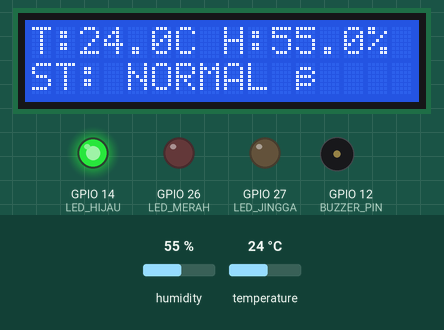
Simulated run of this sketch. Board: ESP32. Parts: 16×2 character LCD, output pins drawn as LEDs (lit = HIGH), buzzer (waves = sounding). Inputs (shaded band) come from the test bench; at power-on: temperature 24 °C, humidity 55 %. WiFi joins after 1.5 s; servers stay silent unless stated; what the sketch prints to the serial monitor is not drawn.

Above: at 4.5 s.
4.6 s: temperature set to 27.2 °C
At 8.8 s:
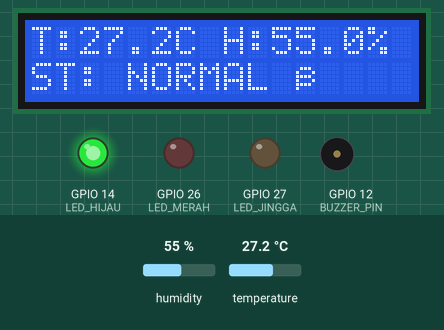
9.4 s: temperature set to 28.6 °C
At 12.9 s:
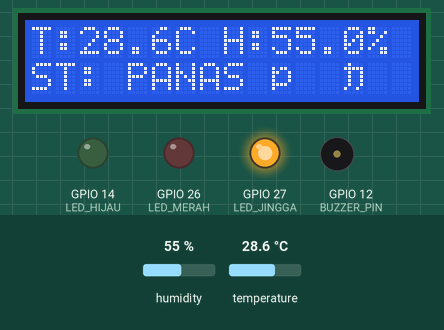
13.4 s: temperature set to 34.3 °C
At 17.1 s:
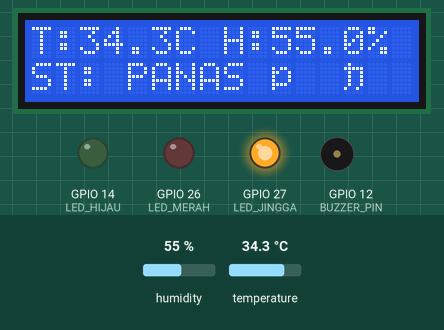
17.4 s: temperature set to 35.6 °C
At 20.3 s:
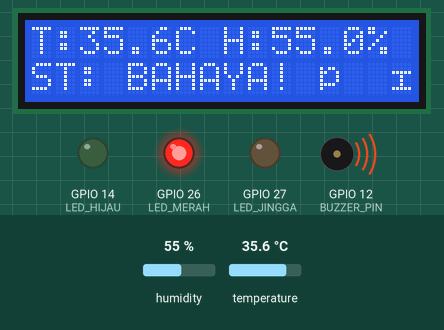
21.4 s: humidity set to 22 %
At 24.7 s:
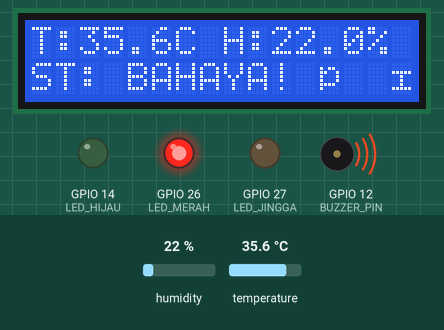
Timing chart, 0 to 26.2 s (numbered marks = the images above; inputs shaded):
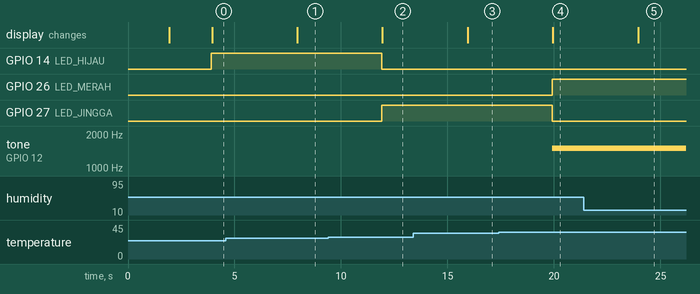

The sketch:

IoT_Temperature_Monitor.ino
```cpp
// ========== KONFIGURASI BLYNK ==========
#define BLYNK_TEMPLATE_ID "TMPL6v_0Uv5Tw"
#define BLYNK_TEMPLATE_NAME "Temperature Monitor"
#define BLYNK_AUTH_TOKEN "gehMFy7l9ZhjPXfeeVl5TnT2XFzteqy8"

// ========== KONFIGURASI WIFI ==========
char ssid[] = "Wokwi-GUEST";        // Ganti dengan SSID WiFi Anda
char pass[] = "";    // Ganti dengan Password WiFi Anda

// ========== LIBRARY ==========
#include <WiFi.h>
#include <BlynkSimpleEsp32.h>
#include <Wire.h>
#include <DHT.h>
#include <LiquidCrystal_I2C.h>

// ========== DEFINISI PIN ==========
#define DHTPIN 13
#define DHTTYPE DHT22
#define BUZZER_PIN 12
#define LED_MERAH 26
#define LED_JINGGA 27
#define LED_HIJAU 14

// ========== INISIALISASI ==========
DHT dht(DHTPIN, DHTTYPE);
LiquidCrystal_I2C lcd(0x27, 16, 2);
BlynkTimer timer;

// ========== SETUP ==========
void setup() {
  Serial.begin(115200);

  // === DEBUG: TAMPILAN AWAL ===
  Serial.println("==================================");
  Serial.println("📟 ESP32 STARTING...");
  Serial.println("==================================");

  // === INISIALISASI SENSOR ===
  Serial.print("🔧 Inisialisasi DHT22... ");
  dht.begin();
  Serial.println("✅ Selesai");

  // === INISIALISASI LCD ===
  Serial.print("🔧 Inisialisasi LCD... ");
  lcd.init();
  lcd.backlight();
  Serial.println("✅ Selesai");

  // === SETUP PIN ===
  Serial.print("🔧 Setup pin LED & Buzzer... ");
  pinMode(BUZZER_PIN, OUTPUT);
  pinMode(LED_MERAH, OUTPUT);
  pinMode(LED_JINGGA, OUTPUT);
  pinMode(LED_HIJAU, OUTPUT);
  Serial.println("✅ Selesai");

  // === TAMPILAN DI LCD ===
  lcd.setCursor(0, 0);
  lcd.print("  Connecting..  ");
  lcd.setCursor(0, 1);
  lcd.print("  to Blynk...   ");

  // === KONEKSI WIFI ===
  Serial.print("📶 Menghubungkan ke WiFi: ");
  Serial.println(ssid);

  WiFi.begin(ssid, pass);

  int percobaan = 0;
  while (WiFi.status() != WL_CONNECTED && percobaan < 30) {
    delay(500);
    Serial.print(".");
    percobaan++;
  }

  if (WiFi.status() == WL_CONNECTED) {
    Serial.println("");
    Serial.print("✅ WiFi Terhubung! IP: ");
    Serial.println(WiFi.localIP());
  } else {
    Serial.println("");
    Serial.println("❌ GAGAL KONEK WIFI! Cek SSID/Password!");
    lcd.clear();
    lcd.setCursor(0, 0);
    lcd.print("  WiFi ERROR!   ");
    lcd.setCursor(0, 1);
    lcd.print("  Cek SSID/PW   ");
  }

  // === KONEKSI BLYNK ===
  Serial.print("📡 Menghubungkan ke Blynk... ");
  Blynk.config(BLYNK_AUTH_TOKEN);
  Blynk.connect();

  // Tunggu koneksi Blynk (max 10 detik)
  int timeout = 0;
  while (!Blynk.connected() && timeout < 20) {
    delay(500);
    Serial.print(".");
    timeout++;
  }

  if (Blynk.connected()) {
    Serial.println("");
    Serial.println("✅ Blynk Terhubung!");
  } else {
    Serial.println("");
    Serial.println("❌ GAGAL KONEK BLYNK! Cek Auth Token/Template ID!");
    lcd.clear();
    lcd.setCursor(0, 0);
    lcd.print("  Blynk ERROR!  ");
    lcd.setCursor(0, 1);
    lcd.print("  Cek Token!    ");
  }

  // === TIMER ===
  timer.setInterval(2000L, kirimDataKeBlynk);

  // === SELESAI ===
  Serial.println("==================================");
  Serial.println("✅ SETUP SELESAI! MASUK KE LOOP...");
  Serial.println("==================================");

  lcd.clear();
  lcd.setCursor(0, 0);
  lcd.print("  Connected!    ");
  delay(1000);
}

// ========== FUNGSI KIRIM DATA KE BLYNK ==========
void kirimDataKeBlynk() {
  Serial.println("🔄 kirimDataKeBlynk() dipanggil...");

  float suhu = dht.readTemperature();
  float kelembaban = dht.readHumidity();

  Serial.print("   📊 Suhu: "); Serial.print(suhu);
  Serial.print(" | Kelembaban: "); Serial.println(kelembaban);

  if (isnan(suhu) || isnan(kelembaban)) {
    Serial.println("❌ Gagal baca DHT22!");
    lcd.clear();
    lcd.setCursor(0, 0);
    lcd.print("  ERROR SENSOR  ");
    lcd.setCursor(0, 1);
    lcd.print("  Cek Kabel!    ");

    digitalWrite(LED_HIJAU, LOW);
    digitalWrite(LED_JINGGA, LOW);
    digitalWrite(LED_MERAH, LOW);
    noTone(BUZZER_PIN);
    return;
  }

  // Kirim ke Blynk
  if (Blynk.connected()) {
    Blynk.virtualWrite(V0, suhu);
    Blynk.virtualWrite(V1, kelembaban);
  } else {
    Serial.println("⚠️ Blynk tidak terhubung, data tidak dikirim!");
  }

  // Tentukan status
  String status;
  if (suhu < 28) {
    status = "NORMAL ✅";
    digitalWrite(LED_HIJAU, HIGH);
    digitalWrite(LED_JINGGA, LOW);
    digitalWrite(LED_MERAH, LOW);
    noTone(BUZZER_PIN);
  }
  else if (suhu >= 28 && suhu <= 35) {
    status = "PANAS 🔶";
    digitalWrite(LED_HIJAU, LOW);
    digitalWrite(LED_JINGGA, HIGH);
    digitalWrite(LED_MERAH, LOW);
    noTone(BUZZER_PIN);
  }
  else {
    status = "BAHAYA! 🔴";
    digitalWrite(LED_HIJAU, LOW);
    digitalWrite(LED_JINGGA, LOW);
    digitalWrite(LED_MERAH, HIGH);
    tone(BUZZER_PIN, 1500);
    Serial.println("⚠️ PERINGATAN! Suhu melebihi 35°C!");
  }

  if (Blynk.connected()) {
    Blynk.virtualWrite(V2, status);
  }

  // LCD
  lcd.clear();
  lcd.setCursor(0, 0);
  lcd.print("T:"); lcd.print(suhu, 1); lcd.print("C ");
  lcd.print("H:"); lcd.print(kelembaban, 1); lcd.print("%");
  lcd.setCursor(0, 1);
  lcd.print("ST: "); lcd.print(status);

  // Serial Monitor
  Serial.print("🌡️ Suhu: "); Serial.print(suhu, 1);
  Serial.print("°C | 💧 Kelembaban: "); Serial.print(kelembaban, 1);
  Serial.print("% | 📊 Status: "); Serial.println(status);
}

// ========== LOOP ==========
void loop() {
  Blynk.run();
  timer.run();
  delay(10);
}

// ========== KETIKA BLYNK TERHUBUNG ==========
BLYNK_CONNECTED() {
  Blynk.syncAll();
  Serial.println("✅ BLYNK_CONNECTED() dipanggil!");
}
```

Measured:
- the behaviour switches between 27.9 and 28 °C on temperature (found by bisection; images 1 and 2)
- the behaviour switches between 35 and 35.1 °C on temperature (found by bisection; images 3 and 4)
- after the input at 4.6 s, the display: changes after 3.4 s (image 1)
- after the input at 9.4 s, GPIO 14 (LED_HIJAU): HIGH → LOW after 2.5 s; GPIO 27 (LED_JINGGA): LOW → HIGH after 2.5 s; the display: changes after 2.5 s (image 2)
- after the input at 13.4 s, the display: changes after 2.6 s (image 3)
- after the input at 17.4 s, GPIO 26 (LED_MERAH): LOW → HIGH after 2.5 s; GPIO 27 (LED_JINGGA): HIGH → LOW after 2.5 s; tone on GPIO 12 (BUZZER_PIN): silent → 1500 Hz after 2.5 s; the display: changes after 2.6 s (image 4)
- after the input at 21.4 s, the display: changes after 2.6 s (image 5)
